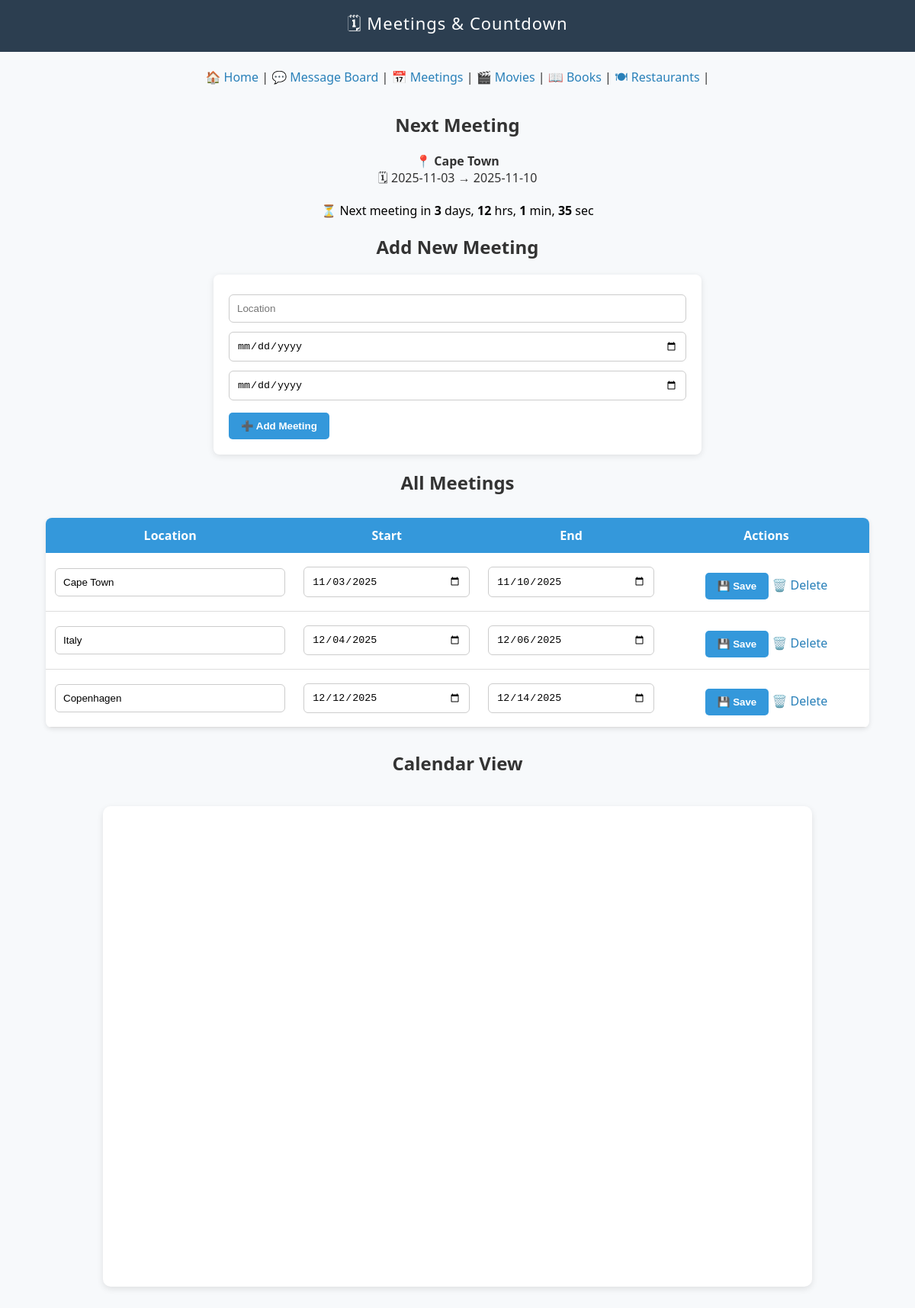
The page /countdown on the database its author committed.
### tables this page shows
CREATE TABLE meetings (
    id INTEGER PRIMARY KEY AUTOINCREMENT,
    location TEXT NOT NULL,
    start_date TEXT NOT NULL,
    end_date TEXT NOT NULL
);

### app.py (the view, shortened to what this page needs)
@app.route('/countdown', methods=['GET', 'POST'])
def countdown():
    conn = get_db_connection()
    meetings = conn.execute("SELECT * FROM meetings ORDER BY start_date ASC").fetchall()
    conn.close()
    today = datetime.now().date()
    next_meeting = None
    days_until = None
    for m in meetings:
        start = datetime.strptime(m['start_date'], "%Y-%m-%d").date()
        if start >= today:
            next_meeting = m
            days_until = (start - today).days
            break
    return render_template('countdown.html', meetings=meetings, next_meeting=next_meeting, days_until=days_until, categories=CATEGORIES)

### app.py (called while the page is built)
def get_db_connection():
    conn = sqlite3.connect('data.db')
    conn.row_factory = sqlite3.Row
    return conn

### templates/countdown.html (shortened to what this page needs)
<!DOCTYPE html>
<html lang="en">
<head>
  <link rel="stylesheet" href="{{ url_for('static', filename='style.css') }}">
  <link href="https://cdnjs.cloudflare.com/ajax/libs/fullcalendar/6.1.10/index.global.min.css" rel="stylesheet">
</head>
<body>
<header>
  🗓 Meetings & Countdown
</header>
<br>
<div class="category-links">
  <a href="/">🏠 Home</a>  |
  <a href="/messages">💬 Message Board</a>  |
  <a href="/countdown">📅 Meetings</a>  |
  {% for key, names in categories.items() %}
    {% if key != category_key %}
      <a href="/{{key}}">{{ names[0] }} {{ names[1] }}</a>  |
    {% endif %}
  {% endfor %}
</div>
{% if next_meeting %}
  <div style="text-align:center; margin-top:30px;">
    <h2>Next Meeting</h2>
    <p>
      📍 <b>{{ next_meeting['location'] }}</b><br>
      🗓 {{ next_meeting['start_date'] }} → {{ next_meeting['end_date'] }}
    </p>
    <div id="countdown-timer" style="font-size: 1.3em; color: #0066cc; margin-top: 10px;">
    </div>
  </div>
{% else %}
  <p style="text-align:center;">No upcoming meetings found.</p>
{% endif %}
<h2 style="text-align:center;">Add New Meeting</h2>
<form method="POST">
  <input type="text" name="location" placeholder="Location" required>
  <input type="date" name="start_date" required>
  <input type="date" name="end_date" required>
  <button type="submit">➕ Add Meeting</button>
</form>
<h2 style="text-align:center;">All Meetings</h2>
<table>
  <tr>
    <th>Location</th>
    <th>Start</th>
    <th>End</th>
    <th>Actions</th>
  </tr>
  {% for m in meetings %}
  <tr>
    <form method="POST" action="/edit_meeting/{{ m['id'] }}">
      <td><input type="text" name="location" value="{{ m['location'] }}"></td>
      <td><input type="date" name="start_date" value="{{ m['start_date'] }}"></td>
      <td><input type="date" name="end_date" value="{{ m['end_date'] }}"></td>
      <td>
        <button type="submit">💾 Save</button>
        <a href="/delete_meeting/{{ m['id'] }}" class="button-link">🗑️ Delete</a>
      </td>
    </form>
  </tr>
  {% endfor %}
</table>
<h2 style="text-align:center;">Calendar View</h2>
<div id="calendar"></div>
</body>
</html>

### static/style.css (style rules this page uses)
body { font-family: 'Segoe UI', Tahoma, Geneva, Verdana, sans-serif; background-color: #f7f9fb; color: #333; margin: 0; padding: 0; }
header { background-color: #2c3e50; color: white; padding: 15px; text-align: center; font-size: 22px; letter-spacing: 1px; }
a { color: #2980b9; text-decoration: none; }
form { margin: 20px auto; max-width: 600px; background-color: white; padding: 20px; border-radius: 8px; box-shadow: 0px 2px 8px rgba(0,0,0,0.1); }
input[type="text"], input[type="date"], input[type="password"], select { width: 100%; padding: 10px; margin: 6px 0; border-radius: 6px; border: 1px solid #ccc; box-sizing: border-box; }
button { background-color: #3498db; color: white; border: none; padding: 10px 16px; margin-top: 10px; border-radius: 5px; cursor: pointer; font-weight: bold; transition: background 0.3s ease; }
table { width: 90%; border-collapse: collapse; margin: 30px auto; background-color: white; border-radius: 8px; overflow: hidden; box-shadow: 0px 2px 6px rgba(0,0,0,0.1); }
th, td { padding: 12px; text-align: center; }
th { background-color: #3498db; color: white; }
td { border-bottom: 1px solid #ddd; }
#calendar { max-width: 900px; height: 600px; margin: 40px auto; background: white; padding: 15px; border-radius: 10px; box-shadow: 0px 3px 8px rgba(0, 0, 0, 0.1); }
.category-links { text-align: center; margin-bottom: 20px; }

### rows shown on the page
meetings: location "Cape Town", start_date "2025-11-03", end_date "2025-11-10", start_date "11/03/2025", end_date "11/10/2025"
meetings: location "Italy", start_date "12/04/2025", end_date "12/06/2025"
meetings: location "Copenhagen", start_date "12/12/2025", end_date "12/14/2025"

### other values the page prints
{{ names[0] }} "🎬" "📖" "🍽"
{{ names[1] }} "Movies" "Books" "Restaurants"
